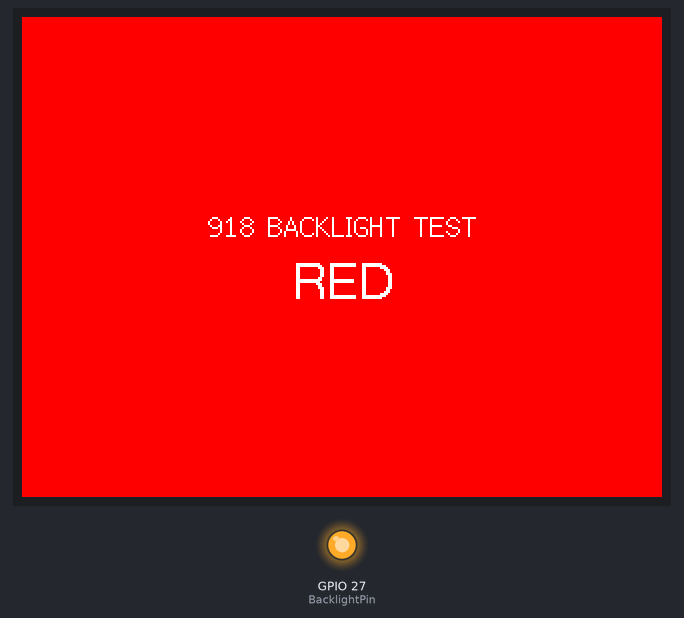
A program run on a simulated ESP32. On the bench: 320×240 colour display, output pins drawn as LEDs (lit = HIGH). What the program prints to the serial monitor is not drawn.

Above: at 0.5 s.
At 10.6 s:
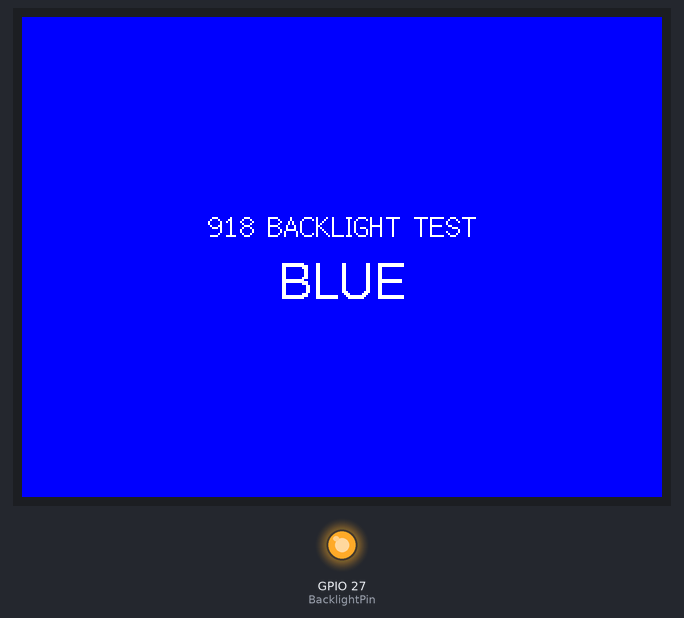
At 25.7 s:
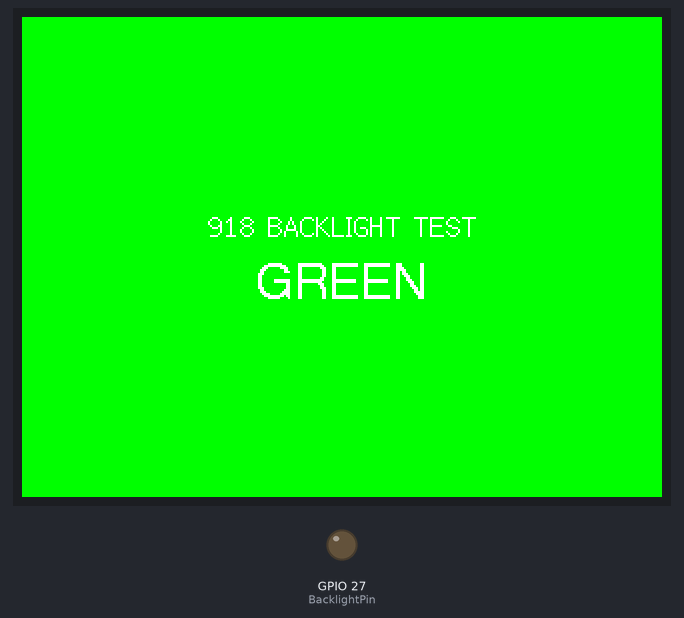
At 35.7 s:
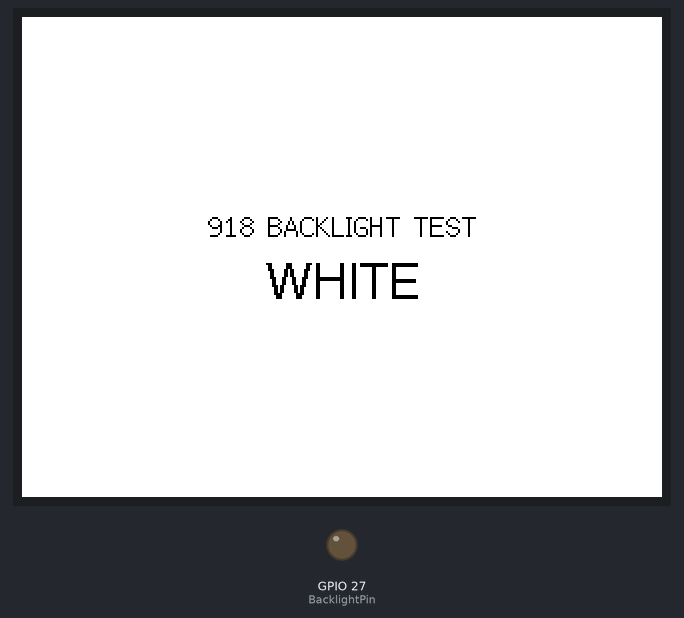
Timing chart, 0 to 37.2 s (numbered marks = the images above):
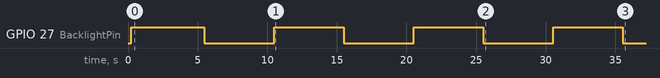

Measured:
- by itself, GPIO 27 (BacklightPin): alternates HIGH for 5.0 s and LOW for 5.0 s
- what the display in image 0 shows lasts 5.1 s, from 0.5 s to 5.6 s
- what the display in image 1 shows lasts 5.0 s, from 10.6 s to 15.6 s

The program:

main.cpp
```cpp
#include <Arduino.h>
#include <SPI.h>
#include <TFT_eSPI.h>

static constexpr int BacklightPin = 27;
static TFT_eSPI display;
static const uint16_t colors[] = {TFT_RED, TFT_GREEN, TFT_BLUE, TFT_WHITE};
static const char *labels[] = {"RED", "GREEN", "BLUE", "WHITE"};
static uint8_t phase = 0;
static uint32_t nextChange = 0;

static void showPhase() {
  const uint8_t i = phase % 4;
  const bool backlightHigh = (phase % 2) == 0;
  digitalWrite(BacklightPin, backlightHigh ? HIGH : LOW);
  display.fillScreen(colors[i]);
  display.setTextDatum(MC_DATUM);
  display.setTextColor(i == 3 ? TFT_BLACK : TFT_WHITE, colors[i]);
  display.drawString("918 BACKLIGHT TEST", display.width() / 2, display.height() / 2 - 15, 2);
  display.drawString(labels[i], display.width() / 2, display.height() / 2 + 15, 4);
  Serial.printf("DIAG SCREEN phase=%u color=%s width=%d height=%d backlight_pin=27 level=%s millis=%lu\n",
                phase, labels[i], display.width(), display.height(), backlightHigh ? "HIGH" : "LOW",
                static_cast<unsigned long>(millis()));
  phase++;
}

void setup() {
  Serial.begin(115200);
  delay(250);
  Serial.println("DIAG START target=classic-esp32 panel=ST7796S expected=320x480");
  pinMode(BacklightPin, OUTPUT);
  digitalWrite(BacklightPin, HIGH);
  Serial.println("DIAG BACKLIGHT pin=27 HIGH/LOW cycle enabled");
  display.init();
  Serial.println("DIAG TFT_INIT returned");
  display.setRotation(1);
  Serial.printf("DIAG TFT_GEOMETRY width=%d height=%d\n", display.width(), display.height());
  showPhase();
  nextChange = millis() + 5000;
}

void loop() {
  if (static_cast<int32_t>(millis() - nextChange) >= 0) {
    nextChange = millis() + 5000;
    showPhase();
  }
  delay(10);
}
```
